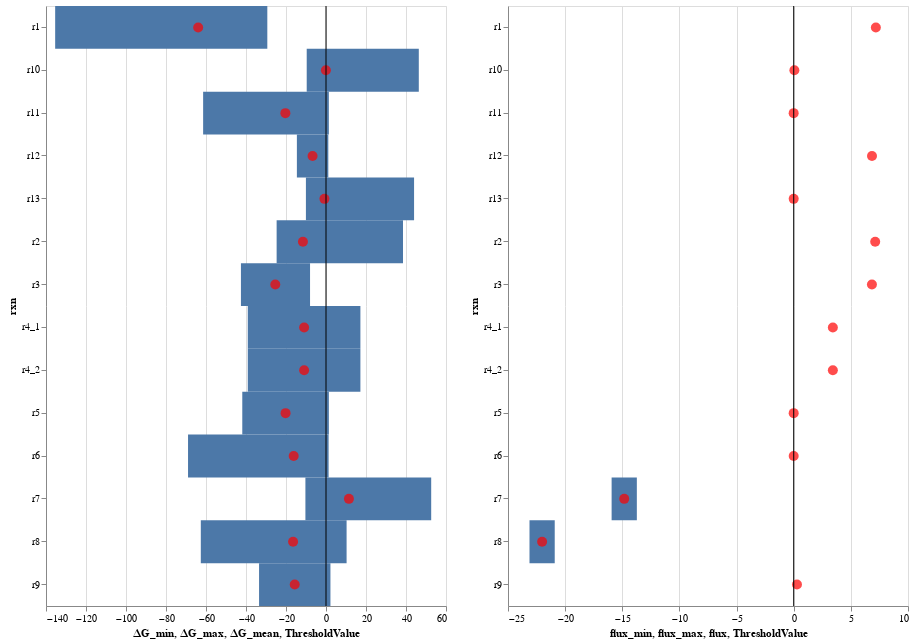

Notebook source saved alongside this figure:
### Code cell
height=600
width=400
plot_dG_and_flux(dG_df,  flux_df, height, width)

### Figure 1 — Vega-Lite specification as saved in the notebook (floating-point values rounded to 4 significant figures)
{"$schema": "https://vega.github.io/schema/vega-lite/v2.6.0.json", "config": {"view": {"height": 300, "width": 400}}, "datasets": {"data-1be3fe115e82bb0437f62db9024d3007": [{"rxn": "r1", "∆G_max": -29.34, "∆G_mean": -63.91, "∆G_min": -135.4}, {"rxn": "r2", "∆G_max": 38.5, "∆G_mean": -11.54, "∆G_min": -24.68}, {"rxn": "r3", "∆G_max": -7.977, "∆G_mean": -25.36, "∆G_min": -42.53}, {"rxn": "r4_1", "∆G_max": 17.2, "∆G_mean": -10.94, "∆G_min": -39.12}, {"rxn": "r4_2", "∆G_max": 17.2, "∆G_mean": -10.94, "∆G_min": -39.12}, {"rxn": "r5", "∆G_max": 1.431, "∆G_mean": -20.21, "∆G_min": -41.86}, {"rxn": "r6", "∆G_max": 1.31, "∆G_mean": -16.15, "∆G_min": -68.98}, {"rxn": "r7", "∆G_max": 52.6, "∆G_mean": 11.46, "∆G_min": -10.3}, {"rxn": "r8", "∆G_max": 10.3, "∆G_mean": -16.46, "∆G_min": -62.6}, {"rxn": "r9", "∆G_max": 2.218, "∆G_mean": -15.64, "∆G_min": -33.47}, {"rxn": "r10", "∆G_max": 46.4, "∆G_mean": -0.06178, "∆G_min": -9.641}, {"rxn": "r11", "∆G_max": 1.423, "∆G_mean": -20.31, "∆G_min": -61.44}, {"rxn": "r12", "∆G_max": 1.163, "∆G_mean": -6.717, "∆G_min": -14.56}, {"rxn": "r13", "∆G_max": 44.03, "∆G_mean": -0.7789, "∆G_min": -10.04}], "data-b485a14a364eae29fcfe579a85b4597b": [{"MBo10_mean": 7.187, "MBo10_std": 2.004e-05, "flux": 7.187, "flux_max": 7.187, "flux_min": 7.187, "rxn": "r1"}, {"MBo10_mean": 7.13, "MBo10_std": 2.004e-05, "flux": 7.13, "flux_max": 7.13, "flux_min": 7.13, "rxn": "r2"}, {"MBo10_mean": 6.844, "MBo10_std": 2.004e-05, "flux": 6.844, "flux_max": 6.844, "flux_min": 6.844, "rxn": "r3"}, {"MBo10_mean": 3.424, "MBo10_std": 1.002e-05, "flux": 3.424, "flux_max": 3.424, "flux_min": 3.424, "rxn": "r4_1"}, {"MBo10_mean": 3.424, "MBo10_std": 1.002e-05, "flux": 3.424, "flux_max": 3.424, "flux_min": 3.424, "rxn": "r4_2"}, {"MBo10_mean": -0.002427, "MBo10_std": 6.603e-11, "flux": -0.002427, "flux_max": -0.002427, "flux_min": -0.002427, "rxn": "r5"}, {"MBo10_mean": -0.002427, "MBo10_std": 6.603e-11, "flux": -0.002427, "flux_max": -0.002427, "flux_min": -0.002427, "rxn": "r6"}, {"MBo10_mean": -14.83, "MBo10_std": 1.104, "flux": -14.83, "flux_max": -13.73, "flux_min": -15.93, "rxn": "r7"}, {"MBo10_mean": -22.01, "MBo10_std": 1.104, "flux": -22.01, "flux_max": -20.91, "flux_min": -23.12, "rxn": "r8"}, {"MBo10_mean": 0.2854, "MBo10_std": 2.124e-07, "flux": 0.2854, "flux_max": 0.2854, "flux_min": 0.2854, "rxn": "r9"}, {"MBo10_mean": 0.05782, "MBo10_std": 3.188e-09, "flux": 0.05782, "flux_max": 0.05782, "flux_min": 0.05782, "rxn": "r10"}, {"MBo10_mean": -0.004394, "MBo10_std": 3.338e-11, "flux": -0.004394, "flux_max": -0.004394, "flux_min": -0.004394, "rxn": "r11"}, {"MBo10_mean": 6.849, "MBo10_std": 2.004e-05, "flux": 6.849, "flux_max": 6.849, "flux_min": 6.849, "rxn": "r12"}, {"MBo10_mean": -0.002427, "MBo10_std": 6.603e-11, "flux": -0.002427, "flux_max": -0.002427, "flux_min": -0.002427, "rxn": "r13"}], "data-d7255ad842f014c46f35befde053a015": [{"Threshold": "hazardous", "ThresholdValue": 0}]}, "hconcat": [{"layer": [{"data": {"name": "data-1be3fe115e82bb0437f62db9024d3007"}, "encoding": {"x": {"field": "∆G_min", "type": "quantitative"}, "x2": {"field": "∆G_max", "type": "quantitative"}, "y": {"field": "rxn", "type": "nominal"}}, "height": 600, "mark": "rect", "width": 400}, {"data": {"name": "data-1be3fe115e82bb0437f62db9024d3007"}, "encoding": {"tooltip": [{"field": "rxn", "type": "nominal"}, {"field": "∆G_min", "type": "quantitative"}, {"field": "∆G_mean", "type": "quantitative"}, {"field": "∆G_max", "type": "quantitative"}], "x": {"field": "∆G_mean", "type": "quantitative"}, "y": {"field": "rxn", "type": "nominal"}}, "mark": {"color": "red", "filled": true, "size": 100, "type": "point"}, "selection": {"selector001": {"bind": "scales", "encodings": ["x", "y"], "mark": {"fill": "#333", "fillOpacity": 0.125, "stroke": "white"}, "on": "[mousedown, window:mouseup] > window:mousemove!", "resolve": "global", "translate": "[mousedown, window:mouseup] > window:mousemove!", "type": "interval", "zoom": "wheel!"}}}, {"data": {"name": "data-d7255ad842f014c46f35befde053a015"}, "encoding": {"x": {"field": "ThresholdValue", "type": "quantitative"}}, "mark": "rule"}]}, {"layer": [{"data": {"name": "data-b485a14a364eae29fcfe579a85b4597b"}, "encoding": {"x": {"field": "flux_min", "type": "quantitative"}, "x2": {"field": "flux_max", "type": "quantitative"}, "y": {"field": "rxn", "type": "nominal"}}, "height": 600, "mark": "rect", "width": 400}, {"data": {"name": "data-b485a14a364eae29fcfe579a85b4597b"}, "encoding": {"tooltip": [{"field": "rxn", "type": "nominal"}, {"field": "flux_min", "type": "quantitative"}, {"field": "flux", "type": "quantitative"}, {"field": "flux_max", "type": "quantitative"}], "x": {"field": "flux", "type": "quantitative"}, "y": {"field": "rxn", "type": "nominal"}}, "mark": {"color": "red", "filled": true, "size": 100, "type": "point"}, "selection": {"selector002": {"bind": "scales", "encodings": ["x", "y"], "mark": {"fill": "#333", "fillOpacity": 0.125, "stroke": "white"}, "on": "[mousedown, window:mouseup] > window:mousemove!", "resolve": "global", "translate": "[mousedown, window:mouseup] > window:mousemove!", "type": "interval", "zoom": "wheel!"}}}, {"data": {"name": "data-d7255ad842f014c46f35befde053a015"}, "encoding": {"x": {"field": "ThresholdValue", "type": "quantitative"}}, "mark": "rule"}]}]}
